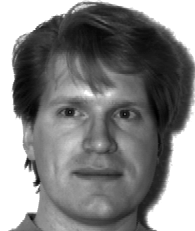
#> input picture HW7/kernel_eigenfaces/Yale_Face_Database/Training/subject01.centerlight.pgm, 195 x 231 px
$ jupyter execute --allow-errors eigenface.ipynb   (older library calls are emulated)
#> lines starting #> are read from the running program, lines starting #| are printed output that depends on the picture
[cell 1]
import os
import matplotlib
import numpy as np
from PIL import Image
import matplotlib.pyplot as plt
from scipy.spatial.distance import cdist

[cell 2]
def rbfkernel(X1, X2, gamma):
    return np.exp(-gamma*cdist(X1, X2, 'sqeuclidean'))


# [8 lines left out: function polykernel, not called in this run]


def read_image(path, H, W):
#> called with path = 'Yale_Face_Database/Training', H = 231, W = 195
    pics = os.listdir(path)
    images = np.zeros((W*H, len(pics)))
    labels = np.zeros(len(pics)).astype('uint8')
    for pic, i in zip(pics, np.arange(len(pics))):
        labels[i] = int(pic.split('.')[0][7:9])-1
        image = np.asarray(Image.open(os.path.join(path,pic)).resize((W,H),Image.ANTIALIAS)).flatten()
        images[:,i] = image

    return images, labels


# [36 lines left out: functions print_face, print_reconstruction, not called in this run]


def performance(X_test,y_test,Z_train,y_train,U,X_mean=None,k=3):
    if X_mean is None:
        X_mean=np.zeros((X_test.shape[0],1))

    # reduce dim (projection)
    Z_test=U.T@(X_test-X_mean)

    # k-nn
    predicted_y=np.zeros(Z_test.shape[1])
    for i in range(Z_test.shape[1]):
        distance=np.zeros(Z_train.shape[1])
        for j in range(Z_train.shape[1]):
            distance[j]=np.sum(np.square(Z_test[:,i]-Z_train[:,j]))
        sort_index=np.argsort(distance)
        nearest_neighbors=y_train[sort_index[:k]]
        unique, counts = np.unique(nearest_neighbors, return_counts=True)
        nearest_neighbors=[k for k,v in sorted(dict(zip(unique, counts)).items(),
                                               key=lambda item: -item[1])]
        predicted_y[i]=nearest_neighbors[0]

    acc=np.count_nonzero((y_test-predicted_y)==0)/len(y_test)
    return acc

# refrences
https://www.youtube.com/watch?v=g-Hb26agBFg&ab_channel=Serrano.Academy

https://kknews.cc/code/a6olrln.html

https://www.uj5u.com/houduan/294222.html

# PCA

[cell 3]
# SVD = U@Sigma@V.T
def pca(X, num_dim=None):
    # step 1: around center
    X_mean = np.mean(X, axis=1).reshape(-1, 1)
    X_center = X - X_mean

    # step 2: X.T@X to caculate sigma&V
    eigenvalues, eigenvectors = np.linalg.eig(X_center.T @ X_center)
    print("V shape: ", eigenvectors.shape)

    # step 3: sort eigenvalue big 2 small
    sort_index = np.argsort(-eigenvalues)

    # step 4: delete eigenvalue<0
    if num_dim is None:
        for eigenvalue, i in zip(eigenvalues[sort_index],
                                 np.arange(len(eigenvalues))):
            if eigenvalue <= 0:
                sort_index = sort_index[:i]
                break
    else:
        sort_index = sort_index[:num_dim]

    eigenvalues = eigenvalues[sort_index]

    # step 5: U = (1/sigma)X@V
    eigenvectors = X_center@eigenvectors[:, sort_index]
    eigenvectors_norm = np.linalg.norm(eigenvectors,axis=0)
    eigenvectors = eigenvectors/eigenvectors_norm
    print("U shape: ", eigenvectors.shape)

    return eigenvalues, eigenvectors, X_mean

[cell 4]
def pca_main():
    filepath = os.path.join('Yale_Face_Database', 'Training')
    H, W = 231, 195
    X, y = read_image(filepath, H, W)
    print('X shape: ', X.shape)

    accs = []
    for num_dim in range(3, 136):
        eigenvalues, eigenvectors, X_mean = pca(X, num_dim=num_dim)

        # Transform matrix
        U = eigenvectors.copy()

        # print 25 eigenface
#         print_face(U, 25, H, W)

        # reduce dim (projection)
        Z = U.T@(X - X_mean)

        # reconstruction
        X_reconstruction = U@Z + X_mean
#         print_reconstruction(X, X_reconstruction, 10, H, W)

        # accuracy
        filepath = os.path.join('Yale_Face_Database','Testing')
        X_test, y_test = read_image(filepath, H, W)
#> call 2 of read_image, with path = 'Yale_Face_Database/Testing', H = 231, W = 195
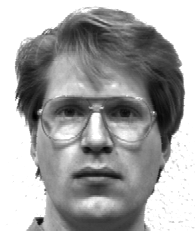
#> input picture HW7/kernel_eigenfaces/Yale_Face_Database/Testing/subject01.glasses.pgm, 195 x 231 px

        for k in range(7,8):
            acc = performance(X_test, y_test, Z, y, U, X_mean, k = k)
            accs.append(acc)
            print('num_dim: {}, k: {} ,acc: {:.2f}%'.format(num_dim, k, acc * 100))
    return accs

[cell 5]
accs = pca_main()

[cell 6]
num_dim = [i for i in range(3,136)]
plt.plot(num_dim, accs)
plt.title('k=7')
plt.xlabel('num_dim')
plt.ylabel('acc')
plt.show()
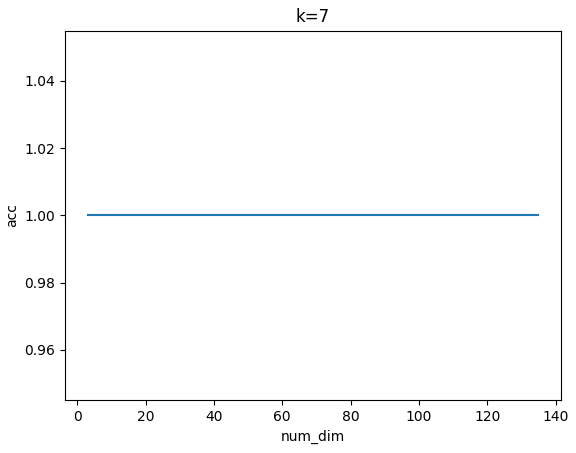
#> figure drawn by matplotlib, 1 panel

# kernel PCA

[cell 7]
def kpca(X, num_dim, kernel):
    # step0: kernel
    if kernel == 'RBF':
        gamma = 0.01
        X = rbfkernel(X, X, gamma)

    elif kernel == 'polynomial':
        X = polykernel(X)

    # step 1: around center
    X_mean = np.mean(X, axis=1).reshape(-1, 1)
    X_center = X - X_mean

    # step 2: X.T@X to caculate sigma&V
    eigenvalues, eigenvectors = np.linalg.eig(X_center.T @ X_center)
    print("V shape: ", eigenvectors.shape)

    # step 3: sort eigenvalue big 2 small
    sort_index = np.argsort(-eigenvalues)

    # step 4: delete eigenvalue<0
    if num_dim is None:
        for eigenvalue, i in zip(eigenvalues[sort_index],
                                 np.arange(len(eigenvalues))):
            if eigenvalue <= 0:
                sort_index = sort_index[:i]
                break
    else:
        sort_index = sort_index[:num_dim]

    eigenvalues = eigenvalues[sort_index]

    # step 5: U = (1/sigma)X@V
    eigenvectors = X_center@eigenvectors[:, sort_index]
    eigenvectors_norm = np.linalg.norm(eigenvectors,axis=0)
    eigenvectors = eigenvectors/eigenvectors_norm
    print("U shape: ", eigenvectors.shape)

    return eigenvalues, eigenvectors, X_mean

[cell 8]
def kpca_main():
    filepath = os.path.join('Yale_Face_Database', 'Training')
    H, W = 231, 195
    X, y = read_image(filepath, H, W)
#> y = [0]
    print('X shape: ', X.shape)
#| X shape:  (45045, 1)

    accs = []
    for num_dim in range(3, 136):
        eigenvalues, eigenvectors, X_mean = kpca(X, num_dim=num_dim, kernel='RBF')

        # Transform matrix
        U = eigenvectors.copy()

        # print 25 eigenface
#         print_face(U, 25, H, W)

        # reduce dim (projection)
        Z = U.T@(X - X_mean)

        # reconstruction
        X_reconstruction = U@Z + X_mean
#         print_reconstruction(X, X_reconstruction, 10, H, W)

        # accuracy
        filepath = os.path.join('Yale_Face_Database','Testing')
        X_test, y_test = read_image(filepath, H, W)

        for k in range(7,8):
            acc = performance(X_test, y_test, Z, y, U, X_mean, k = k)
            accs.append(acc)
            print('num_dim: {}, k: {} ,acc: {:.2f}%'.format(num_dim, k, acc * 100))
    return accs
